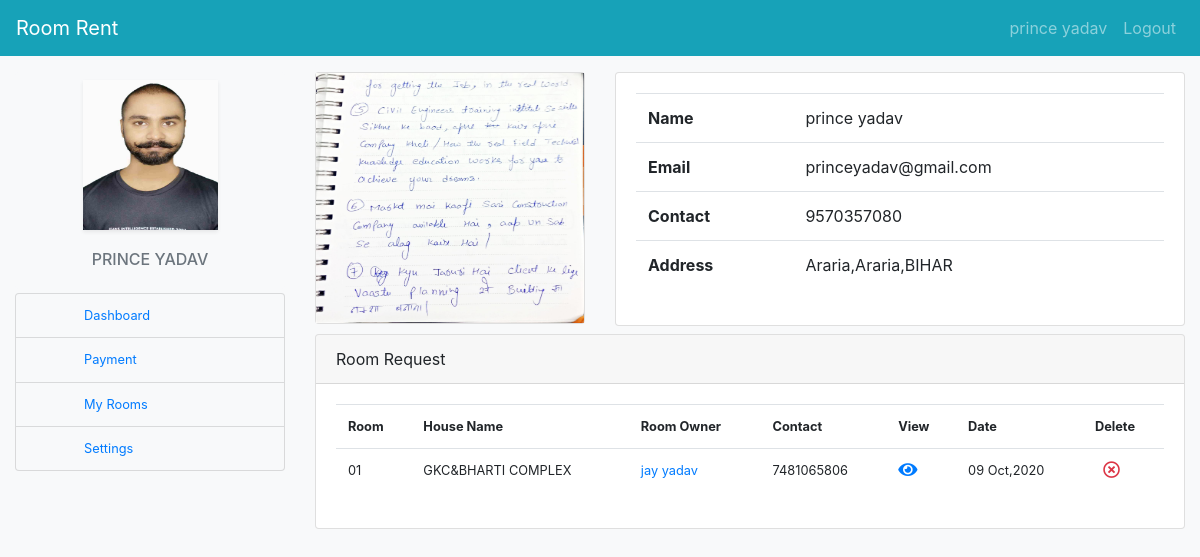
The page /renter_profile/ (signed in) on the database as committed earlier.
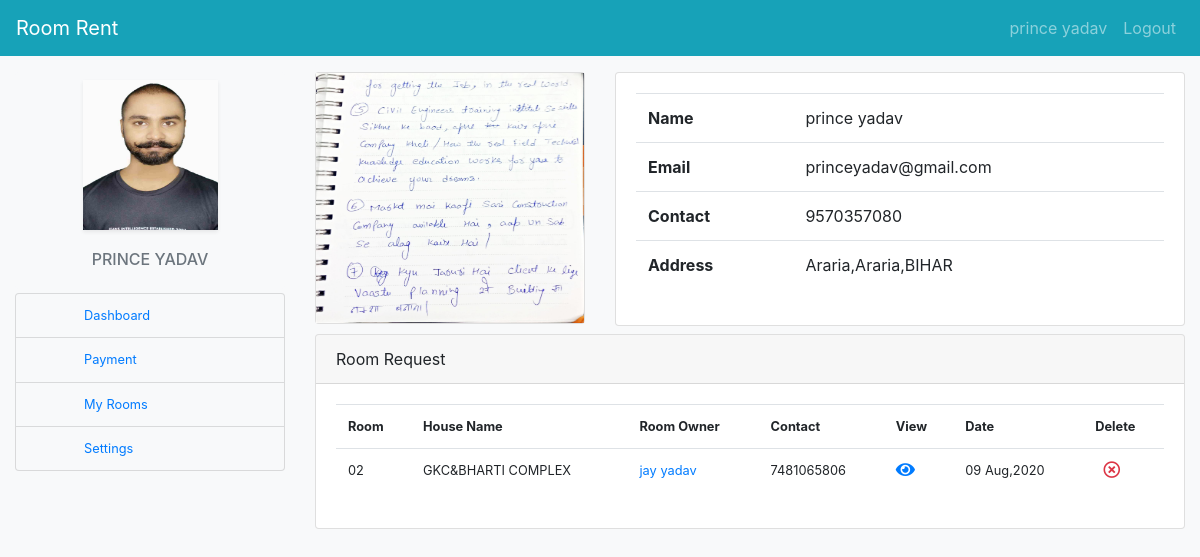
The same page on the database as committed later.
### datawork/models.py (models this page shows, shortened)
class RoomAllot(models.Model):
    ra_id = models.AutoField(primary_key=True)
    ra_room_id = models.ForeignKey(Room, on_delete=models.DO_NOTHING)
    user_id = models.ForeignKey(User, on_delete=models.DO_NOTHING,related_name='user_id')
    renter = models.ForeignKey(User, on_delete=models.DO_NOTHING,related_name='renter')
    ra_doc = models.DateTimeField(default=datetime.now(), blank=True)
    ra_status = models.CharField(max_length=20, default='1',choices=(("0", "Request"), ("1", "Active"),("2","Pending")))
    slug = models.SlugField()

class Room(models.Model):
    r_id = models.AutoField(primary_key=True)
    user_id = models.ForeignKey(User,on_delete=models.CASCADE)
    r_title = models.CharField(max_length=100)
    r_rent = models.IntegerField()
    r_type = models.ForeignKey(RoomType,on_delete=models.DO_NOTHING)
    r_desc = models.TextField(max_length=200)
    r_image = models.ImageField(upload_to="image")
    slug = models.SlugField()
    r_status = models.CharField(max_length=20, default='1',choices=(("0", "Pending"), ("1", "Active")))
    r_doc = models.DateTimeField(default=datetime.now(), blank=True)

class RoomOwner(models.Model):
    ro_id = models.AutoField(primary_key=True)
    user_id = models.ForeignKey(User,on_delete=models.CASCADE)
    ro_image = models.ImageField(upload_to="profile")
    ro_contact = models.CharField(max_length=10,unique=True)
    ro_street = models.TextField(max_length=200)
    ro_id_proof = models.ImageField(upload_to="profile/proof")
    ro_house = models.CharField(max_length=100)
    ro_house_image = models.ImageField(upload_to="image")
    state = models.ForeignKey(State,on_delete=models.CASCADE)
    city = models.ForeignKey(City,on_delete=models.CASCADE)

### datawork/views.py (the view)
# urls.py: path('renter_profile/',views.renter_profile,name="renter_profile"),
@login_required(login_url=logins)
def renter_profile(r):
    data = {
        "room_request": RoomAllot.objects.filter(renter__username=r.user, ra_status='0'),
        "user": RoomRenter.objects.filter(user_id__username=r.user),
        "userdata": User.objects.filter(username=r.user),
    }
    return render(r,'roomrenter/rr_profile.html',data)

### datawork/models.py (called while the page is built)
    def __str__(self):
        return self.name

    def __str__(self):
        return self.name

### datawork/templatetags/template_tags.py (called while the page is built)
@register.filter
def room_owner_contact(context):
    qs = RoomOwner.objects.get(user_id=context)
    if qs:
        return qs.ro_contact
    else:
        return 0

@register.filter
def room_owner_house(context):
    qs = RoomOwner.objects.get(user_id=context)
    if qs:
        return qs.ro_house
    else:
        return 0

@register.filter
def room_owner_id(context):
    qs = RoomOwner.objects.get(user_id=context)
    if qs:
        return qs.ro_id
    else:
        return 0

### templates/roomrenter/rr_profile.html (shortened to what this page needs)
{% extends 'roomrenter/rr_base.html' %}
{% load template_tags %}
{% block content %}
<div class="col-lg-9">
<div class="row">
    <div class="col-lg-4">
        <div class="card">
            <img src="{{ user.0.rr_id_proof.url }}" alt="" class="" width="100%" height="250px">
        </div>
    </div>
    <div class="col-lg-8">
        <div class="card">
            <div class="card-body">
                <table class="table table-responsive-sm">
                    <tr>
                        <th>Name</th>
                        <td>{{ userdata.0.first_name }} {{ userdata.0.last_name }}</td>
                    </tr>
                    <tr>
                        <th>Email</th>
                        <td>{{ userdata.0.email }}</td>
                    </tr>
                    <tr>
                        <th>Contact</th>
                        <td>{{ user.0.rr_contact }}</td>
                    </tr>
                    <tr>
                        <th>Address</th>
                        <td>{{ user.0.rr_street }},{{ user.0.city }},{{ user.0.state }}</td>
                    </tr>
                </table>
            </div>
        </div>
    </div>
    <div class="col-lg-12 mt-2">
        <div class="card">
            <div class="card-header">Room Request</div>
            <div class="card-body">
                <table class="table table-responsive-sm">
                    <tr class="small">
                        <th>Room</th>
                        <th>House Name</th>
                        <th>Room Owner</th>
                        <th>Contact</th>
                        <th>View</th>
                        <th>Date</th>
                        <th>Delete</th>
                    </tr>
                    {% for rq in room_request %}
                                    <tr class="small">
                                        <td class="">{{ rq.ra_room_id.r_title }}</td>
                                        <td>{{ rq.user_id|room_owner_house }}</td>
                                        <td><a href="{% url 'house_view' rq.user_id|room_owner_id %}" class="nav-link p-0 m-0">{{ rq.user_id.first_name }} {{ rq.user_id.last_name }}</a></td>
                                        <td>{{ rq.user_id|room_owner_contact }}</td>
                                        <td><a href="{% url 'room_view' rq.ra_room_id.r_id %}" class="nav-link p-0 m-0"><i class="fas fa-eye fa-lg text-primary"></i></a></td>
                                        <td>{{ rq.ra_doc|date:'d M,Y' }}</td>
                                        <td>
                                            <div class="form-inline">
                                                <a href="{% url 'request_delete' rq.ra_id %}" class=" nav-link p-0 m-0 ml-2"><i class="far fa-times-circle fa-lg text-danger"></i></a>
                                            </div>
                                        </td>
                                    </tr>
                    {% empty %}
                        <tr>
                            <td colspan="4"><div class="alert alert-danger h6 text-center p-3" role="alert">No renter request availables!</div></td>
                        </tr>
                    {% endfor %}
                </table>
            </div>
        </div>
    </div>
</div>
</div>
{% endblock %}

Rows that differ between the two databases and show on the page:
no longer on this page (row edited): RoomAllot: ra_room_id.r_title "01", user_id|room_owner_house "GKC&BHARTI COMPLEX", user_id.first_name "jay", user_id.last_name "yadav", user_id|room_owner_contact "7481065806", ra_doc "09 Oct,2020"
now on this page (row edited): RoomAllot: ra_room_id.r_title "02", user_id|room_owner_house "GKC&BHARTI COMPLEX", user_id.first_name "jay", user_id.last_name "yadav", user_id|room_owner_contact "7481065806", ra_doc "09 Aug,2020"
